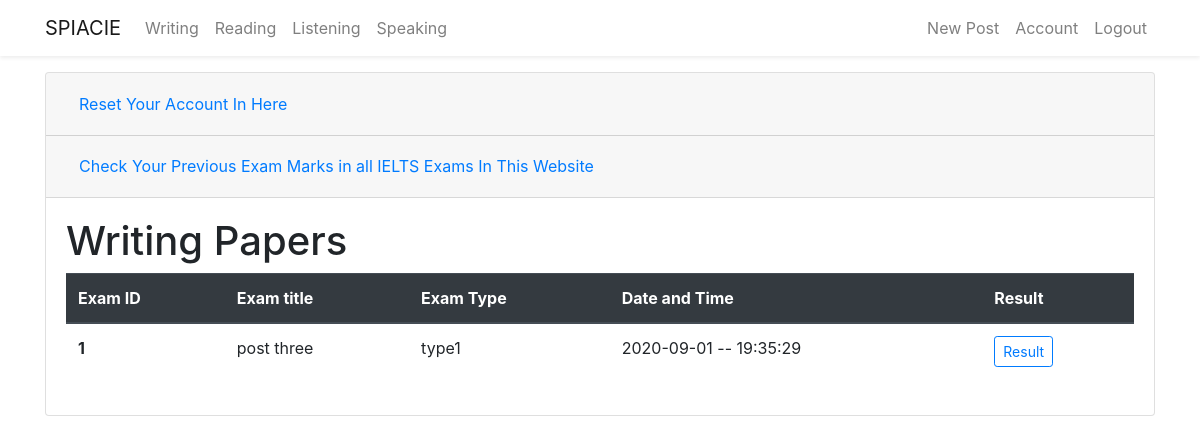
Page /account (signed in) on the committed database.
### flaskblog/models.py (models this page shows, shortened)
class Writingpaperanswer(db.Model):
    id = db.Column(db.Integer, primary_key=True)
    pid = db.Column(db.Integer, db.ForeignKey(
        'writingpaper.id'), nullable=False)
    task = db.Column(db.String(1000), nullable=False)
    type = db.Column(db.String(200), nullable=False)
    date_posted = db.Column(db.DateTime, nullable=False,
                            default=datetime.now())
    user_id = db.Column(db.Integer, db.ForeignKey('user.id'), nullable=False)

class Writingpaper(db.Model):
    id = db.Column(db.Integer, primary_key=True)
    title = db.Column(db.String(300), unique=True, nullable=False)
    task01 = db.Column(db.String(1000), nullable=False)
    task01_img = db.Column(db.String(20), nullable=True)
    date_posted = db.Column(db.DateTime, nullable=False,
                            default=datetime.now())
    user_id = db.Column(db.Integer, db.ForeignKey('user.id'), nullable=False)
    answer = db.relationship(
        'Writingpaperanswer', backref='candidate', lazy=True)

### flaskblog/users/routes.py (the view)
@users.route("/account", methods=['GET', 'POST'])
@login_required
def account():
    form = UpdateAccountForm()
    writinganswers = Writingpaperanswer.query.filter_by(
        user_id=current_user.id).all()
    print(type(writinganswers))
    print(writinganswers[0].id)
    if form.validate_on_submit():
        if form.picture.data:
            picture_file = save_picture(form.picture.data)
            current_user.image_file = picture_file
        current_user.firstname = form.firstname.data
        current_user.lastname = form.lastname.data
        current_user.username = form.username.data
        current_user.email = form.email.data
        db.session.commit()
        flash('Your Account has been updated!', 'success')
        return redirect(url_for('users.account'))
    elif request.method == 'GET':
        form.firstname.data = current_user.firstname
        form.lastname.data = current_user.lastname
        form.username.data = current_user.username
        form.email.data = current_user.email
    image_file = url_for(
        'static', filename='profile_pics/' + current_user.image_file)
    return render_template('account.html', title='Account', image_file=image_file, form=form, writinganswers=writinganswers)

### flaskblog/models.py (called while the page is built)
@login_manger.user_loader
def load_user(user_id):
    return User.query.get(int(user_id))

### flaskblog/templates/account.html (shortened to what this page needs)
{% extends 'layout.html'%} {% block content %}
<div class="content-section">
  <div class="accordion" id="accordionExample">
    <div class="card">
      <div class="card-header" id="headingOne">
        <h2 class="mb-0">
          <button
            class="btn btn-link btn-block text-left"
            type="button"
            data-toggle="collapse"
            data-target="#collapseOne"
            aria-expanded="true"
            aria-controls="collapseOne"
          >
            Reset Your Account In Here
          </button>
        </h2>
      </div>
        <div class="card-header" id="headingTwo">
          <h2 class="mb-0">
            <button
              class="btn btn-link btn-block text-left collapsed"
              type="button"
              data-toggle="collapse"
              data-target="#collapseTwo"
              aria-expanded="false"
              aria-controls="collapseTwo"
            >
              Check Your Previous Exam Marks in all IELTS Exams In This Website
            </button>
          </h2>
        </div>
        <div
          id="collapseTwo"
          class="collapse show"
          aria-labelledby="headingTwo"
          data-parent="#accordionExample"
        >
          <div class="card-body">
            <table class="table">
              <h1>Writing Papers</h1>
              <thead class="thead-dark">
                <tr>
                  <th scope="col">Exam ID</th>
                  <th scope="col">Exam title</th>
                  <th scope="col">Exam Type</th>
                  <th scope="col">Date and Time</th>
                  <th scope="col">Result</th>
                </tr>
              </thead>
              <tbody>
                {% for writinganswer in writinganswers %}
                <tr>
                  <th scope="row">{{ writinganswer.id}}</th>
                  <td>{{ writinganswer.candidate.title}}</td>
                  <td>{{ writinganswer.type}}</td>
                  <td>{{ writinganswer.date_posted.strftime("%Y-%m-%d -- %H:%M:%S")}}</td>
                  <td>
                    <a
                        type="button"
                        class="btn btn-outline-primary btn-sm"
                        href="{{ url_for('writing.result', writing_result_id= writinganswer.id )}}"
                      >
                        Result
                      </a>
                  </td>
                </tr>
                {% endfor %}
              </tbody>
            </table>
          </div>
        </div>
    </div>
  </div>
  {% endblock content%}

### rows in the picture
Writingpaperanswer: id "1", candidate "post three", type "type1", date_posted "2020-09-01 -- 19:35:29"
